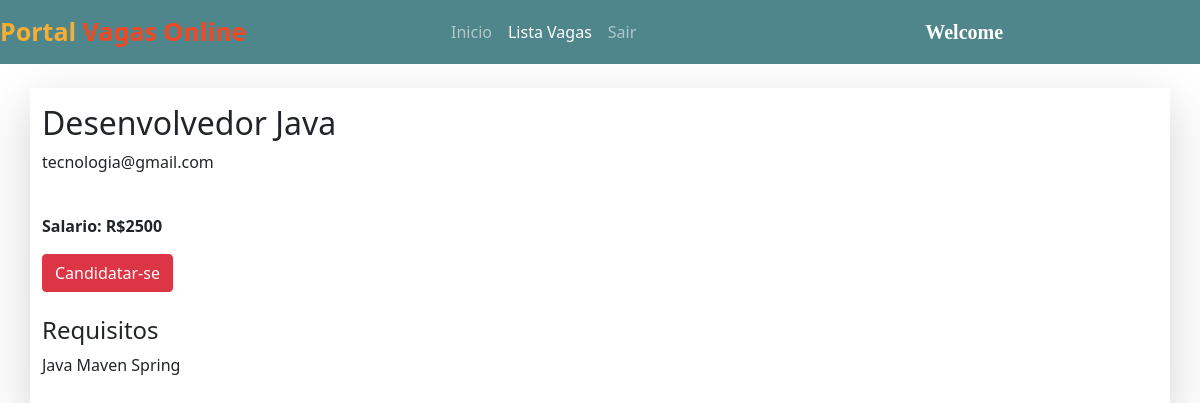
The app's page /job_detail/2/ with its own data.
### core/models.py (models this page shows, shortened)
class Vaga(models.Model):
    nome = models.CharField(max_length=100)
    faixa_salarial = models.CharField(max_length=20)
    requisitos = models.CharField(max_length=400)
    escolaridade_min = models.CharField(max_length=30)
    empresa = models.ForeignKey(Empresa, on_delete=models.CASCADE)

class Empresa(models.Model):
    user = models.ForeignKey(User, on_delete=models.CASCADE)
    type = models.CharField(max_length=15)
    def __str__(self):
        return self.user.username

### core/views.py (the view)
# urls.py: path("job_detail/<int:myid>/", views.detalhe_vaga, name="job_detail"),
def detalhe_vaga(request, myid):
    vaga = Vaga.objects.get(id=myid)
    return render(request, "job_detail.html", {'vaga':vaga})

### core/templates/job_detail.html (shortened to what this page needs)
{% extends 'user_navbar.html' %}
{% block job_list %} active {% endblock %}
{% block body %}
<div class="container mt-4 shadow-lg py-3 mb-4">
<div class="row">
    <div class="col-md-6">
        <h2>{{vaga.nome}}</h2>
        <p>{{vaga.empresa}}</p>
        <br>
        <strong>Salario: R${{vaga.faixa_salarial}}</strong>
        <div class="mt-3">
            <a href="/job_apply/{{vaga.id}}/" class="btn btn-danger">Candidatar-se</a>
        </div>
    </div>
</div>
<div class="mt-4">
    <h4>Requisitos</h4>
    <p>{{vaga.requisitos}}</p>
</div>
</div>
{% endblock %}

### records on screen
Vaga: nome "Desenvolvedor Java", empresa "tecnologia@gmail.com", faixa_salarial "2500", requisitos "Java Maven Spring"
